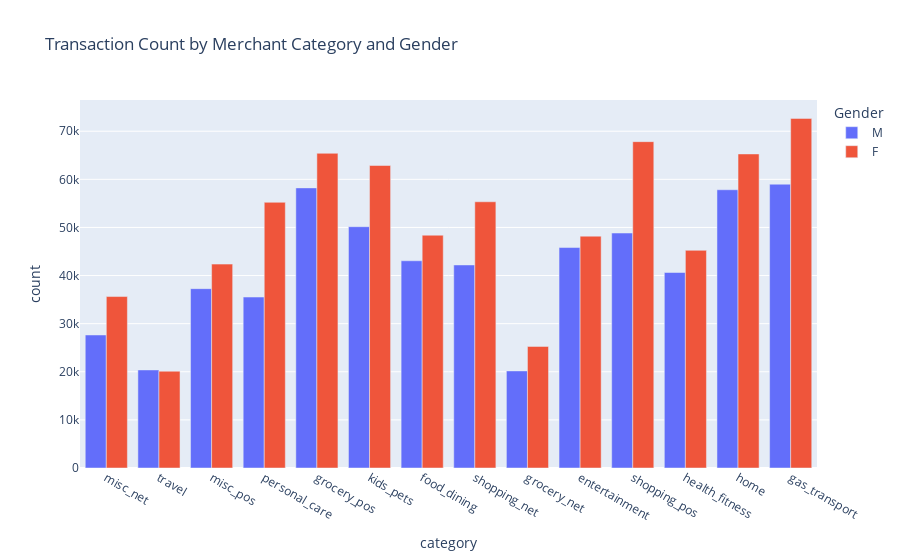

The notebook cell saved with this chart:
### Markdown cell above
Wanting to see the correlations between spending and gender. From graph it shows that women represent the majority purchasing power regardless of category.

### Code cell
fig3 = px.bar(
    mf_df,
    x='category',
    y='count',
    color='gender',
    barmode='group',
    title='Transaction Count by Merchant Category and Gender',
    labels={'merchant_category': 'Merchant Category', 'transaction_count': 'Transaction Count', 'gender': 'Gender'}
)

fig3.show()

### Figure 1 — Plotly figure (JSON) as saved in the notebook; plotly's stock layout.template omitted (floating-point values rounded to 4 significant figures)
{"data": [{"alignmentgroup": "True", "hovertemplate": "Gender=M<br>category=%{x}<br>count=%{y}<extra></extra>", "legendgroup": "M", "marker": {"color": "#636efa", "pattern": {"shape": ""}}, "name": "M", "offsetgroup": "M", "orientation": "v", "showlegend": true, "textposition": "auto", "type": "bar", "x": ["misc_net", "travel", "misc_pos", "personal_care", "grocery_pos", "kids_pets", "food_dining", "shopping_net", "grocery_net", "entertainment", "shopping_pos", "health_fitness", "home", "gas_transport"], "xaxis": "x", "y": [27648, 20385, 37277, 35531, 58226, 50158, 43072, 42208, 20178, 45825, 48841, 40635, 57836, 58992], "yaxis": "y"}, {"alignmentgroup": "True", "hovertemplate": "Gender=F<br>category=%{x}<br>count=%{y}<extra></extra>", "legendgroup": "F", "marker": {"color": "#EF553B", "pattern": {"shape": ""}}, "name": "F", "offsetgroup": "F", "orientation": "v", "showlegend": true, "textposition": "auto", "type": "bar", "x": ["shopping_pos", "entertainment", "health_fitness", "kids_pets", "shopping_net", "food_dining", "misc_net", "travel", "misc_pos", "grocery_pos", "personal_care", "home", "grocery_net", "gas_transport"], "xaxis": "x", "y": [67831, 48189, 45244, 62877, 55335, 48389, 35639, 20122, 42378, 65412, 55227, 65279, 25274, 72667], "yaxis": "y"}], "layout": {"barmode": "group", "legend": {"title": {"text": "Gender"}, "tracegroupgap": 0}, "title": {"text": "Transaction Count by Merchant Category and Gender"}, "xaxis": {"anchor": "y", "domain": [0, 1], "title": {"text": "category"}}, "yaxis": {"anchor": "x", "domain": [0, 1], "title": {"text": "count"}}}}
